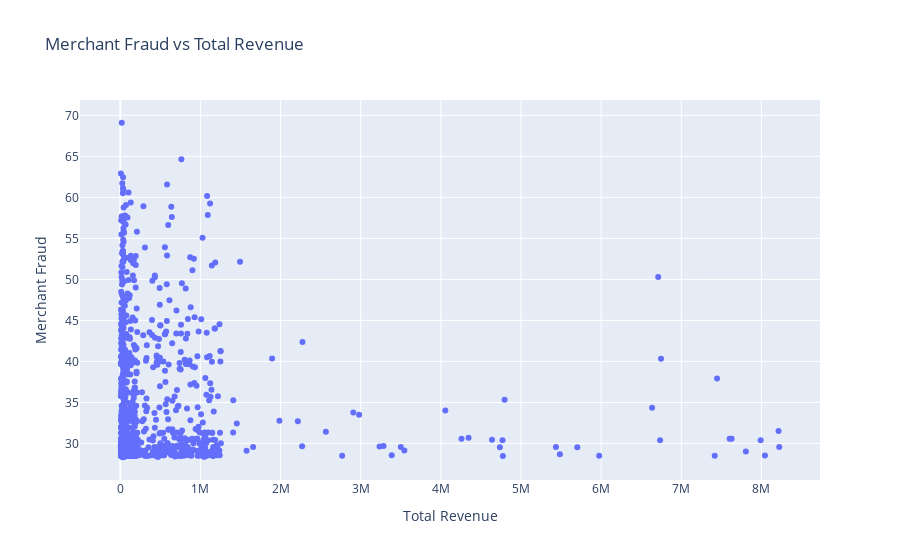

The code cell stored with this chart in its notebook:
### Code cell
pdf.plot.scatter('Total Revenue', 'Merchant Fraud', c = df['tags'], title = 'Merchant Fraud vs Total Revenue')

### Figure 1 — Plotly figure (JSON) as saved in the notebook; plotly's stock layout.template omitted (floating-point values rounded to 4 significant figures; data arrays with more than 128 entries replaced by an {"elided": "..."} marker saying what was removed)
{"data": [{"hovertemplate": "Total Revenue=%{x}<br>Merchant Fraud=%{y}<extra></extra>", "legendgroup": "", "marker": {"color": "#636efa", "symbol": "circle"}, "mode": "markers", "name": "", "orientation": "v", "showlegend": false, "type": "scatter", "x": {"elided": "1000 float values"}, "xaxis": "x", "y": {"elided": "1000 float values"}, "yaxis": "y"}], "layout": {"legend": {"tracegroupgap": 0}, "title": {"text": "Merchant Fraud vs Total Revenue"}, "xaxis": {"anchor": "y", "domain": [0, 1], "title": {"text": "Total Revenue"}}, "yaxis": {"anchor": "x", "domain": [0, 1], "title": {"text": "Merchant Fraud"}}}}
